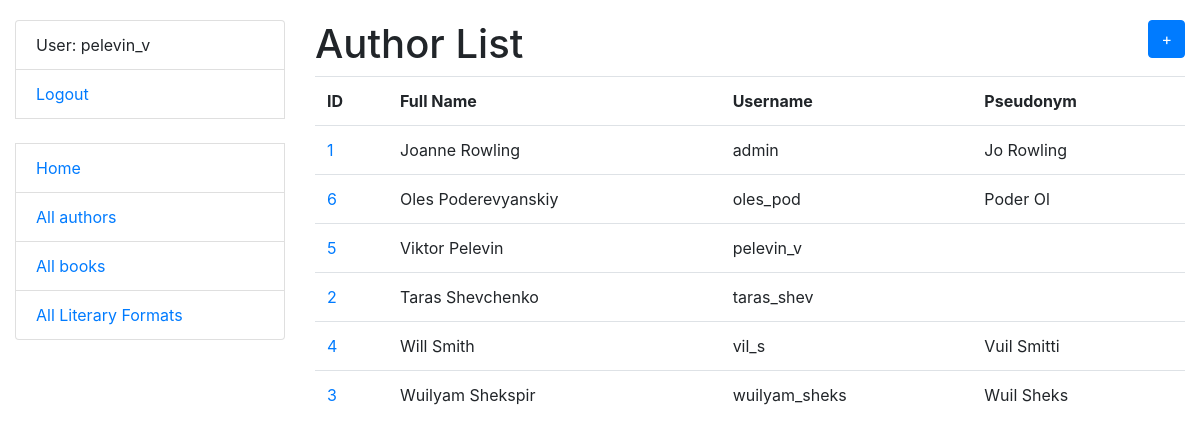
The app's page /catalog/authors/ (signed in) with its own data.
### catalog/models.py (models this page shows, shortened)
class Author(AbstractUser):
    pseudonym = models.CharField(max_length=63, null=True, blank=True)
    class Meta:
        ordering = ["username"]

### catalog/views.py (the view)
# urls.py: path("authors/", AuthorListView.as_view(), name="author-list"),
class AuthorListView(LoginRequiredMixin, generic.ListView):
    model = Author

### templates/catalog/author_list.html
{% extends "base.html" %}
{% block content %}
    <h1>
      Author List
      <a style="float: right" class="btn btn-primary" href="{% url 'catalog:author-create' %}">+</a>
    </h1>
      {% if author_list %}
      <table class="table">
        <tr>
          <th>ID</th>
          <th>Full Name</th>
          <th>Username</th>
          <th>Pseudonym</th>
        </tr>
        {% for author in author_list %}
          <tr>
            <td>
              <a href="{{ author.get_absolute_url }}">{{ author.id }}</a>
            </td>
            <td>{{ author.first_name }} {{ author.last_name }}</td>
            <td>{{ author.username }}</td>
            <td>
              {{ author.pseudonym|default_if_none:"" }}
            </td>
          </tr>
        {% endfor %}
      </table>
    {% else %}
      <p>There are no literary formats in library</p>
    {% endif %}
{% endblock %}

### templates/base.html (shortened to what this page needs)
<!DOCTYPE html>
<html lang="en">
<head>
    <link rel="stylesheet"
          href="https://cdn.jsdelivr.net/npm/bootstrap@4.6.2/dist/css/bootstrap.min.css"
>
    {% load static %}
    <link rel="stylesheet" href="{% static 'css/styles.css' %}">
</head>
<body>
   <div class="container-fluid">
     <div class="row">
       <div class="col-sm-3">
         {% block sidebar %}
            {% include "includes/sidebar.html" %}
         {% endblock %}
       </div>
       <div class="col-sm-9">
         {% block content %}{% endblock %}
       </div>
     </div>
   </div>
</body>
</html>

### templates/includes/sidebar.html
<ul class="sidebar-nav list-group">
  {% if user.is_authenticated %}
    <li class="list-group-item">User: {{ user.username }}</li>
    <li class="list-group-item"><a href="{% url 'logout' %}">Logout</a></li>
  {% else %}
    <li class="list-group-item"><a href="{% url 'login' %}">login</a></li>
  {% endif %}
  <br>
  <li class="list-group-item"><a href="{% url 'catalog:index' %}">Home</a></li>
  <li class="list-group-item"><a href="{% url 'catalog:author-list' %}">All authors</a></li>
  <li class="list-group-item"><a href="{% url 'catalog:book-list' %}">All books</a></li>
  <li class="list-group-item"><a href="{% url 'catalog:literary-format-list'%}">All Literary Formats</a></li>
</ul>

### templates/includes/pagination.html (shortened to what this page needs)
{% load query_transform %}

### static/css/styles.css (style rules this page uses)
body { margin-top: 20px; }
.sidebar-nav { padding: 0; list-style: none; }

### records on screen
Author: username "pelevin_v", id "5", first_name "Viktor", last_name "Pelevin"
Author: id "1", first_name "Joanne", last_name "Rowling", username "admin", pseudonym "Jo Rowling"
Author: id "6", first_name "Oles", last_name "Poderevyanskiy", username "oles_pod", pseudonym "Poder Ol"
Author: id "2", first_name "Taras", last_name "Shevchenko", username "taras_shev"
Author: id "4", first_name "Will", last_name "Smith", username "vil_s", pseudonym "Vuil Smitti"
Author: id "3", first_name "Wuilyam", last_name "Shekspir", username "wuilyam_sheks", pseudonym "Wuil Sheks"
